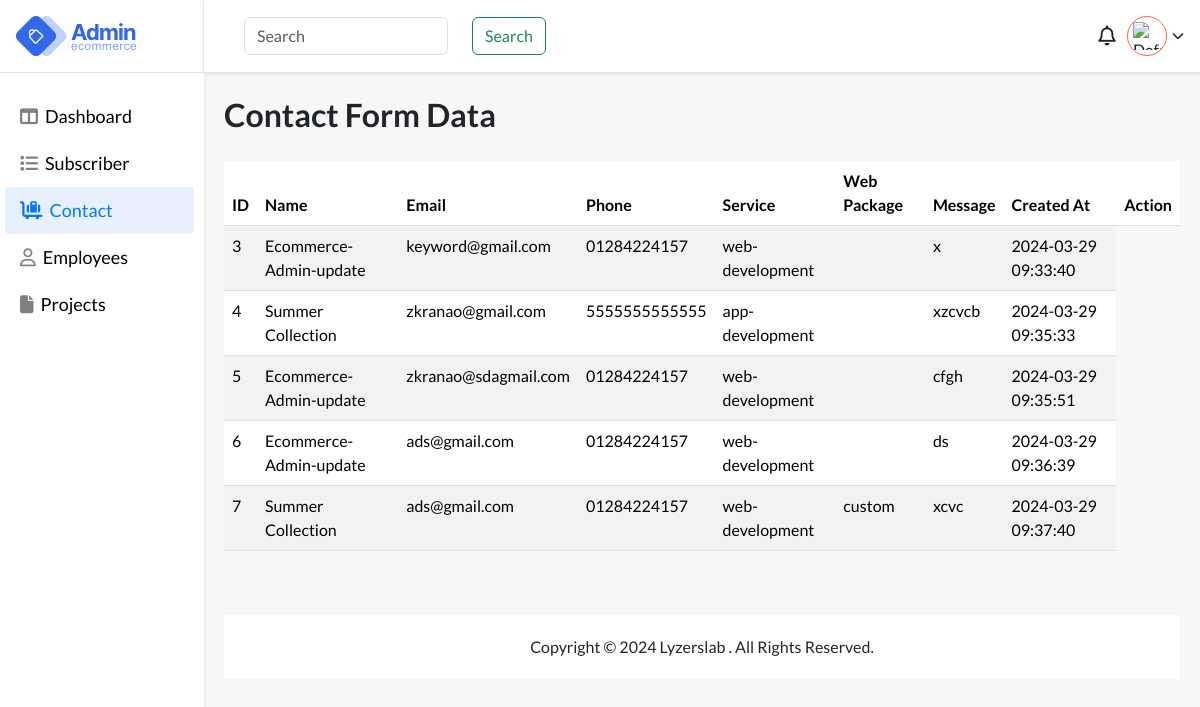
/files/contact.php (signed in), run on the app's committed database.
### tables this page shows
CREATE TABLE `formdata` (
  `id` int(11) NOT NULL,
  `name` varchar(255) NOT NULL,
  `email` varchar(255) NOT NULL,
  `phone` varchar(20) NOT NULL,
  `service` varchar(100) NOT NULL,
  `web_package` varchar(100) DEFAULT NULL,
  `message` text NOT NULL,
  `created_at` timestamp NULL DEFAULT current_timestamp()
);

### files/contact.php (the view, shortened to what this page needs)
<?php
require_once "../auth/db-connection/config.php";
?>
<!DOCTYPE html>
<html lang="en">
<head>
    <link href="https://cdn.jsdelivr.net/npm/bootstrap@5.3.2/dist/css/bootstrap.min.css" rel="stylesheet">
    <link rel="stylesheet" href="https://cdnjs.cloudflare.com/ajax/libs/font-awesome/6.5.1/css/all.min.css" />
    <link rel="stylesheet" href="../styling/style.css">
</head>
<body style="background:#f7f7f7;">
    <main>
        <div class="app-wrapper">
            <div class="app-sidebar">
                <div class="side-header flex pr-3">
                    <div class="logo flex">
                        <img src="images/logo.webp" alt="logo">
                    </div>
                </div>
                <div class="sidebard-nav">
                    <ul>
                        <li class="">
                            <a href="dashboard.php">
                                <i class="fa-solid fa-table-columns"></i>
                                <span class="block">Dashboard</span>
                            </a>
                        </li>
                        <li>
                            <a href="subscriber.php">
                                <i class="fa-solid fa-list"></i>
                                <span class="block">Subscriber</span>
                            </a>
                        </li>
                        <li class="active">
                            <a href="contact.php">
                               <i class="fa-solid fa-cart-flatbed-suitcase"></i>
                                <span class="block">Contact</span>
                            </a>
                        </li>
                        <li class="">
                            <a href="employees.php">
                                <i class="fa-regular fa-user"></i>
                                <span class="block">Employees</span>
                            </a>
                        </li>
                         <li>
                            <a href="projects.php">
                                <i class="fa-solid fa-file"></i>
                                <span class="block">Projects</span>
                            </a>
                        </li>
                    </ul>
                </div>
            </div>
            <div class="header-body">
                <div class="user flex-end">
                    <div class="search">
                        <form class="d-flex gap-3" role="search">
                            <input class="form-control me-2" type="search" placeholder="Search" aria-label="Search">
                            <button class="btn btn-outline-success" type="submit">Search</button>
                        </form>
                    </div>
                    <div class="account">
                    <div class="notifications" id="notificationsDropdown">
                        <i class="far fa-bell"></i>
                    </div>
                        <div class="wrap-u" onclick="toggleUserOptions()">
                            <div class="user-pro flex">
                                <?php if (isset($_SESSION["profile_photo"])) : ?>
                                    <img src="<?php echo $_SESSION["profile_photo"]; ?>" alt="Profile Photo">
                                <?php else : ?>
                                    <img src="default_profile_photo.jpg" alt="Default Profile Photo">
                                <?php endif; ?>
                            </div>
                            <i class="fa-solid fa-chevron-down"></i>
                        </div>
                    </div>
                </div>
                <div class="h-container">
                    <div class="main">
                        <h1 class="page-heading"> Contact Form Data </h1>
                        <div class="subscriber-data">
                            <?php
                            $query = "SELECT * FROM `formdata`";
                            $stmt = $connection->prepare($query);
                            if ($stmt->execute()) {
                                $subscribers = $stmt->fetchAll(PDO::FETCH_ASSOC);
                            } else {
                                echo "Error fetching subscribers: " . $stmt->errorInfo()[2];
                                exit;
                            }
                            ?>
                            <div class="table-responsive mt-4">
                                <table class="table table-striped">
                                    <thead>
                                        <tr>
                                            <th>ID</th>
                                            <th>Name</th>
                                            <th>Email</th>
                                            <th>Phone</th>
                                            <th>Service</th>
                                            <th>Web Package</th>
                                            <th>Message</th>
                                            <th>Created At</th>
                                            <th>Action</th>
                                        </tr>
                                    </thead>
                                    <tbody>
                                        <?php foreach ($subscribers as $subscriber) : ?>
                                            <tr>
                                                <td><?php echo $subscriber['id']; ?></td>
                                                <td><?php echo $subscriber['name']; ?></td>
                                                <td><?php echo $subscriber['email']; ?></td>
                                                <td><?php echo $subscriber['phone']; ?></td>
                                                <td><?php echo $subscriber['service']; ?></td>
                                                <td><?php echo $subscriber['web_package']; ?></td>
                                                <td><?php echo $subscriber['message']; ?></td>
                                                <td><?php echo $subscriber['created_at']; ?></td>
                                            </tr>
                                        <?php endforeach; ?>
                                    </tbody>
                                </table>
                            </div>
                        </div>
                        <footer class="footer mt-5">
                            <p class="mb-0">
                                Copyright © <span>2024</span> Lyzerslab . All Rights Reserved.
                            </p>
                        </footer>
                    </div>
                </div>
            </div>
        </div>
    </main>
</body>
</html>

### styling/style.css (style rules this page uses)
body { font-family: "Lato", sans-serif !important; }
.flex { display: flex; justify-content: space-between; align-items: center; }
.flex-end { display: flex; justify-content: flex-end; align-items: center; }
.block { display: block; }
.h-container { padding: 40px; padding-bottom: 0; transition: all 0.4s ease-in-out; margin-top: 72px; }
.page-heading { font-size: 42px; font-weight: 600; line-height: 45px; }
.app-wrapper { display: flex; justify-content: space-between; min-height: 100vh; }
.app-sidebar { width: 15%; position: fixed; left: 0; height: 100vh; }
.side-header { background: #fff; box-shadow: 0 2px 4px #0000001a; height: 72px; padding: 0 10px 0 15px; padding-right: 10px; border-right: 1px solid #cccccc42; }
.sidebard-nav { background: #fff; box-shadow: 0 2px 4px #0000001a; padding: 0 10px 40px 15px; height: 100%; border-top: 1px solid #cecece82; }
.sidebard-nav ul { padding: 0; margin-top: 20px; list-style: none; }
.sidebard-nav ul li { width: 100%; padding: 15px 0; padding-left: 10px; transition: all 0.4s ease-in-out; }
.sidebard-nav ul li.active, .sidebard-nav ul li:hover { background-color: #e8effd; border-radius: 4px; }
.sidebard-nav ul li a { text-decoration: none !important; }
.sidebard-nav ul li a i { color: gray; }
.sidebard-nav ul li:hover a i, .sidebard-nav ul li:hover a, .sidebard-nav ul .active a, .sidebard-nav ul .active a i { color: #007bff !important; }
.sidebard-nav ul li.active a, .sidebard-nav ul li.active a i { color: #007bff !important; }
.sidebard-nav ul li a { font-size: 20px; font-weight: 500; display: flex; align-items: center; gap: 10px; color: black; }
.header-body { width: calc(100% - 15%); margin-left: 15%; }
.logo { width: 200px; height: 72px; }
.user { gap: 20px; padding-right: 40px; padding-left: 40px; background: #fff; box-shadow: 0 2px 4px #0000001a; display: flex; justify-content: space-between; align-items: center; height: 72px; position: fixed; width: calc(100% - 15%); z-index: 12; }
.user-pro { width: 50px; height: 50px; border-radius: 100%; background: #fff; padding: 5px; border: 1px solid tomato; overflow: hidden; cursor: pointer; }
.user-pro img { width: 100%; height: 100%; object-fit: contain; }
.wrap-u { display: flex; align-items: center; gap: 5px; cursor: pointer; }
.notifications i { font-size: 24px; cursor: pointer; }
.notifications { width: 40px; height: 40px; display: flex; justify-content: center; align-items: center; position: relative; }
.account { width: 20%; display: flex; align-items: center; justify-content: end; position: relative; }
@media screen and (min-width: 1024px) and (max-width: 1280px) { .sidebard-nav { padding: 0 10px 40px 5px; } }
@media screen and (min-width: 1024px) and (max-width: 1280px) { .app-sidebar { width: 17%; } }
@media screen and (min-width: 1024px) and (max-width: 1280px) { .header-body { width: calc(100% - 17%); margin-left: 17%; } }
@media screen and (min-width: 1024px) and (max-width: 1280px) { .h-container { padding: 20px; padding-bottom: 0; } }
@media screen and (max-width: 1444px) { .sidebard-nav ul li a { font-size: 18px; gap: 7px; } }
@media screen and (max-width: 1444px) { .sidebard-nav ul li { padding: 10px 0; padding-left: 15px; } }
@media screen and (max-width: 1444px) { .user-pro { width: 40px; height: 40px; } }
@media screen and (max-width: 1444px) { .wrap-u i { font-size: 12px; } }
@media screen and (max-width: 1444px) { .notifications i { font-size: 20px; } }
@media screen and (max-width: 1444px) { .page-heading { font-size: 32px; } }
.footer { padding: 20px; background: white; text-align: center; }
input { flex-grow: 1; margin-right: 10px; }

### data on the page
formdata: id "3", name "Ecommerce-Admin-update", email "keyword@gmail.com", phone "01284224157", service "web-development", message "x", created_at "2024-03-29 09:33:40"
formdata: id "4", name "Summer Collection", email "zkranao@gmail.com", phone "5555555555555", service "app-development", message "xzcvcb", created_at "2024-03-29 09:35:33"
formdata: id "5", name "Ecommerce-Admin-update", email "zkranao@sdagmail.com", phone "01284224157", service "web-development", message "cfgh", created_at "2024-03-29 09:35:51"
formdata: id "6", name "Ecommerce-Admin-update", email "ads@gmail.com", phone "01284224157", service "web-development", message "ds", created_at "2024-03-29 09:36:39"
formdata: id "7", name "Summer Collection", email "ads@gmail.com", phone "01284224157", service "web-development", web_package "custom", message "xcvc", created_at "2024-03-29 09:37:40"
